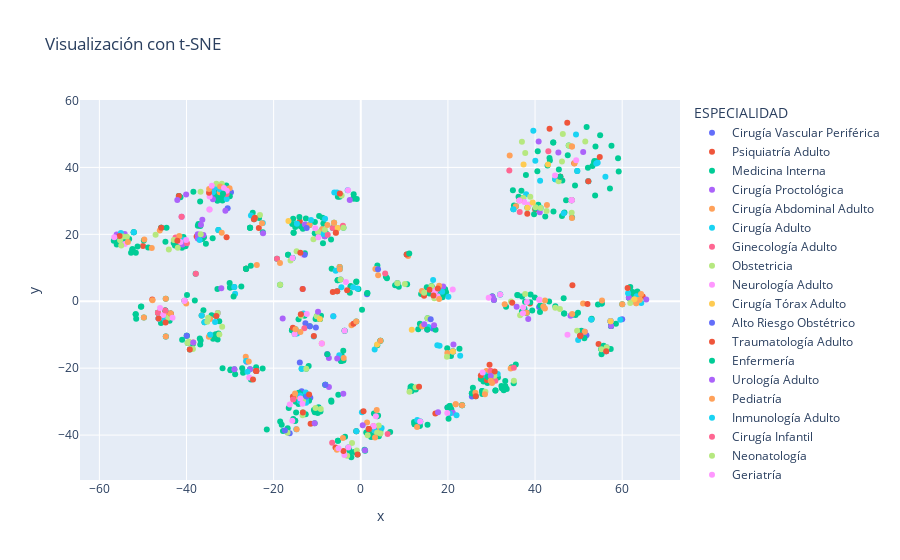

The code cell stored with this chart in its notebook:
### Code cell
import plotly.express as px

fig = px.scatter(
    samples, x=emb_tsne[:,0], y=emb_tsne[:,1], title='Visualización con t-SNE',
    hover_name='RESUMEN', hover_data=['DIAGDESC','ESPECIALIDAD','CODIGO_MEDICAMENTO'], color='ESPECIALIDAD'
)

fig.show()
